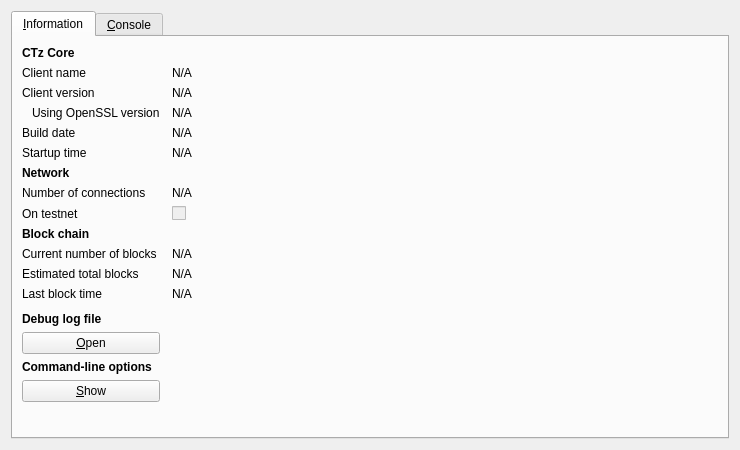
<?xml version="1.0" encoding="UTF-8"?>
<ui version="4.0">
 <class>RPCConsole</class>
 <widget class="QDialog" name="RPCConsole">
  <property name="geometry">
   <rect>
    <x>0</x>
    <y>0</y>
    <width>740</width>
    <height>450</height>
   </rect>
  </property>
  <property name="windowTitle">
   <string>CTz - Debug window</string>
  </property>
  <layout class="QVBoxLayout" name="verticalLayout_2">
   <item>
    <widget class="QTabWidget" name="tabWidget">
     <property name="currentIndex">
      <number>0</number>
     </property>
     <widget class="QWidget" name="tab_info">
      <attribute name="title">
       <string>&amp;Information</string>
      </attribute>
      <layout class="QGridLayout" name="gridLayout" columnstretch="0,1">
       <property name="horizontalSpacing">
        <number>12</number>
       </property>
       <item row="0" column="0">
        <widget class="QLabel" name="label_9">
         <property name="font">
          <font>
           <weight>75</weight>
           <bold>true</bold>
          </font>
         </property>
         <property name="text">
          <string>CTz Core</string>
         </property>
        </widget>
       </item>
       <item row="1" column="0">
        <widget class="QLabel" name="label_5">
         <property name="text">
          <string>Client name</string>
         </property>
        </widget>
       </item>
       <item row="1" column="1">
        <widget class="QLabel" name="clientName">
         <property name="cursor">
          <cursorShape>IBeamCursor</cursorShape>
         </property>
         <property name="text">
          <string>N/A</string>
         </property>
         <property name="textFormat">
          <enum>Qt::PlainText</enum>
         </property>
         <property name="textInteractionFlags">
          <set>Qt::LinksAccessibleByMouse|Qt::TextSelectableByKeyboard|Qt::TextSelectableByMouse</set>
         </property>
        </widget>
       </item>
       <item row="2" column="0">
        <widget class="QLabel" name="label_6">
         <property name="text">
          <string>Client version</string>
         </property>
        </widget>
       </item>
       <item row="2" column="1">
        <widget class="QLabel" name="clientVersion">
         <property name="cursor">
          <cursorShape>IBeamCursor</cursorShape>
         </property>
         <property name="text">
          <string>N/A</string>
         </property>
         <property name="textFormat">
          <enum>Qt::PlainText</enum>
         </property>
         <property name="textInteractionFlags">
          <set>Qt::LinksAccessibleByMouse|Qt::TextSelectableByKeyboard|Qt::TextSelectableByMouse</set>
         </property>
        </widget>
       </item>
       <item row="3" column="0">
        <widget class="QLabel" name="label_14">
         <property name="text">
          <string>Using OpenSSL version</string>
         </property>
         <property name="indent">
          <number>10</number>
         </property>
        </widget>
       </item>
       <item row="3" column="1">
        <widget class="QLabel" name="openSSLVersion">
         <property name="cursor">
          <cursorShape>IBeamCursor</cursorShape>
         </property>
         <property name="text">
          <string>N/A</string>
         </property>
         <property name="textFormat">
          <enum>Qt::PlainText</enum>
         </property>
         <property name="textInteractionFlags">
          <set>Qt::LinksAccessibleByMouse|Qt::TextSelectableByKeyboard|Qt::TextSelectableByMouse</set>
         </property>
        </widget>
       </item>
       <item row="4" column="0">
        <widget class="QLabel" name="label_12">
         <property name="text">
          <string>Build date</string>
         </property>
        </widget>
       </item>
       <item row="4" column="1">
        <widget class="QLabel" name="buildDate">
         <property name="cursor">
          <cursorShape>IBeamCursor</cursorShape>
         </property>
         <property name="text">
          <string>N/A</string>
         </property>
         <property name="textFormat">
          <enum>Qt::PlainText</enum>
         </property>
         <property name="textInteractionFlags">
          <set>Qt::LinksAccessibleByMouse|Qt::TextSelectableByKeyboard|Qt::TextSelectableByMouse</set>
         </property>
        </widget>
       </item>
       <item row="5" column="0">
        <widget class="QLabel" name="label_13">
         <property name="text">
          <string>Startup time</string>
         </property>
        </widget>
       </item>
       <item row="5" column="1">
        <widget class="QLabel" name="startupTime">
         <property name="cursor">
          <cursorShape>IBeamCursor</cursorShape>
         </property>
         <property name="text">
          <string>N/A</string>
         </property>
         <property name="textFormat">
          <enum>Qt::PlainText</enum>
         </property>
         <property name="textInteractionFlags">
          <set>Qt::LinksAccessibleByMouse|Qt::TextSelectableByKeyboard|Qt::TextSelectableByMouse</set>
         </property>
        </widget>
       </item>
       <item row="6" column="0">
        <widget class="QLabel" name="label_11">
         <property name="font">
          <font>
           <weight>75</weight>
           <bold>true</bold>
          </font>
         </property>
         <property name="text">
          <string>Network</string>
         </property>
        </widget>
       </item>
       <item row="7" column="0">
        <widget class="QLabel" name="label_7">
         <property name="text">
          <string>Number of connections</string>
         </property>
        </widget>
       </item>
       <item row="7" column="1">
        <widget class="QLabel" name="numberOfConnections">
         <property name="cursor">
          <cursorShape>IBeamCursor</cursorShape>
         </property>
         <property name="text">
          <string>N/A</string>
         </property>
         <property name="textFormat">
          <enum>Qt::PlainText</enum>
         </property>
         <property name="textInteractionFlags">
          <set>Qt::LinksAccessibleByMouse|Qt::TextSelectableByKeyboard|Qt::TextSelectableByMouse</set>
         </property>
        </widget>
       </item>
       <item row="8" column="0">
        <widget class="QLabel" name="label_8">
         <property name="text">
          <string>On testnet</string>
         </property>
        </widget>
       </item>
       <item row="8" column="1">
        <widget class="QCheckBox" name="isTestNet">
         <property name="enabled">
          <bool>false</bool>
         </property>
         <property name="text">
          <string/>
         </property>
        </widget>
       </item>
       <item row="9" column="0">
        <widget class="QLabel" name="label_10">
         <property name="font">
          <font>
           <weight>75</weight>
           <bold>true</bold>
          </font>
         </property>
         <property name="text">
          <string>Block chain</string>
         </property>
        </widget>
       </item>
       <item row="10" column="0">
        <widget class="QLabel" name="label_3">
         <property name="text">
          <string>Current number of blocks</string>
         </property>
        </widget>
       </item>
       <item row="10" column="1">
        <widget class="QLabel" name="numberOfBlocks">
         <property name="cursor">
          <cursorShape>IBeamCursor</cursorShape>
         </property>
         <property name="text">
          <string>N/A</string>
         </property>
         <property name="textFormat">
          <enum>Qt::PlainText</enum>
         </property>
         <property name="textInteractionFlags">
          <set>Qt::LinksAccessibleByMouse|Qt::TextSelectableByKeyboard|Qt::TextSelectableByMouse</set>
         </property>
        </widget>
       </item>
       <item row="11" column="0">
        <widget class="QLabel" name="label_4">
         <property name="text">
          <string>Estimated total blocks</string>
         </property>
        </widget>
       </item>
       <item row="11" column="1">
        <widget class="QLabel" name="totalBlocks">
         <property name="cursor">
          <cursorShape>IBeamCursor</cursorShape>
         </property>
         <property name="text">
          <string>N/A</string>
         </property>
         <property name="textFormat">
          <enum>Qt::PlainText</enum>
         </property>
         <property name="textInteractionFlags">
          <set>Qt::LinksAccessibleByMouse|Qt::TextSelectableByKeyboard|Qt::TextSelectableByMouse</set>
         </property>
        </widget>
       </item>
       <item row="12" column="0">
        <widget class="QLabel" name="label_2">
         <property name="text">
          <string>Last block time</string>
         </property>
        </widget>
       </item>
       <item row="12" column="1">
        <widget class="QLabel" name="lastBlockTime">
         <property name="cursor">
          <cursorShape>IBeamCursor</cursorShape>
         </property>
         <property name="text">
          <string>N/A</string>
         </property>
         <property name="textFormat">
          <enum>Qt::PlainText</enum>
         </property>
         <property name="textInteractionFlags">
          <set>Qt::LinksAccessibleByMouse|Qt::TextSelectableByKeyboard|Qt::TextSelectableByMouse</set>
         </property>
        </widget>
       </item>
       <item row="13" column="0">
        <spacer name="verticalSpacer_2">
         <property name="orientation">
          <enum>Qt::Vertical</enum>
         </property>
         <property name="sizeHint" stdset="0">
          <size>
           <width>20</width>
           <height>20</height>
          </size>
         </property>
        </spacer>
       </item>
       <item row="14" column="0">
        <widget class="QLabel" name="labelDebugLogfile">
         <property name="font">
          <font>
           <weight>75</weight>
           <bold>true</bold>
          </font>
         </property>
         <property name="text">
          <string>Debug log file</string>
         </property>
        </widget>
       </item>
       <item row="15" column="0">
        <widget class="QPushButton" name="openDebugLogfileButton">
         <property name="toolTip">
          <string>Open the CTz debug log file from the current data directory. This can take a few seconds for large log files.</string>
         </property>
         <property name="text">
          <string>&amp;Open</string>
         </property>
         <property name="autoDefault">
          <bool>false</bool>
         </property>
        </widget>
       </item>
       <item row="16" column="0">
        <widget class="QLabel" name="labelCLOptions">
         <property name="font">
          <font>
           <weight>75</weight>
           <bold>true</bold>
          </font>
         </property>
         <property name="text">
          <string>Command-line options</string>
         </property>
        </widget>
       </item>
       <item row="17" column="0">
        <widget class="QPushButton" name="showCLOptionsButton">
         <property name="toolTip">
          <string>Show the CTz-Qt help message to get a list with possible CTz command-line options.</string>
         </property>
         <property name="text">
          <string>&amp;Show</string>
         </property>
         <property name="autoDefault">
          <bool>false</bool>
         </property>
        </widget>
       </item>
       <item row="18" column="0">
        <spacer name="verticalSpacer">
         <property name="orientation">
          <enum>Qt::Vertical</enum>
         </property>
         <property name="sizeHint" stdset="0">
          <size>
           <width>20</width>
           <height>40</height>
          </size>
         </property>
        </spacer>
       </item>
      </layout>
     </widget>
     <widget class="QWidget" name="tab_console">
      <attribute name="title">
       <string>&amp;Console</string>
      </attribute>
      <layout class="QVBoxLayout" name="verticalLayout_3">
       <property name="spacing">
        <number>3</number>
       </property>
       <item>
        <widget class="QTextEdit" name="messagesWidget">
         <property name="minimumSize">
          <size>
           <width>0</width>
           <height>100</height>
          </size>
         </property>
         <property name="readOnly">
          <bool>true</bool>
         </property>
         <property name="tabKeyNavigation" stdset="0">
          <bool>false</bool>
         </property>
         <property name="columnCount" stdset="0">
          <number>2</number>
         </property>
        </widget>
       </item>
       <item>
        <layout class="QHBoxLayout" name="horizontalLayout">
         <property name="spacing">
          <number>3</number>
         </property>
         <item>
          <widget class="QLabel" name="label">
           <property name="text">
            <string notr="true">&gt;</string>
           </property>
          </widget>
         </item>
         <item>
          <widget class="QLineEdit" name="lineEdit"/>
         </item>
         <item>
          <widget class="QPushButton" name="clearButton">
           <property name="maximumSize">
            <size>
             <width>24</width>
             <height>24</height>
            </size>
           </property>
           <property name="toolTip">
            <string>Clear console</string>
           </property>
           <property name="text">
            <string/>
           </property>
           <property name="icon">
            <iconset resource="../bitcoin.qrc">
             <normaloff>:/icons/remove</normaloff>:/icons/remove</iconset>
           </property>
           <property name="shortcut">
            <string notr="true">Ctrl+L</string>
           </property>
           <property name="autoDefault">
            <bool>false</bool>
           </property>
          </widget>
         </item>
        </layout>
       </item>
      </layout>
     </widget>
    </widget>
   </item>
  </layout>
 </widget>
 <resources>
  <include location="../bitcoin.qrc"/>
 </resources>
 <connections/>
</ui>
